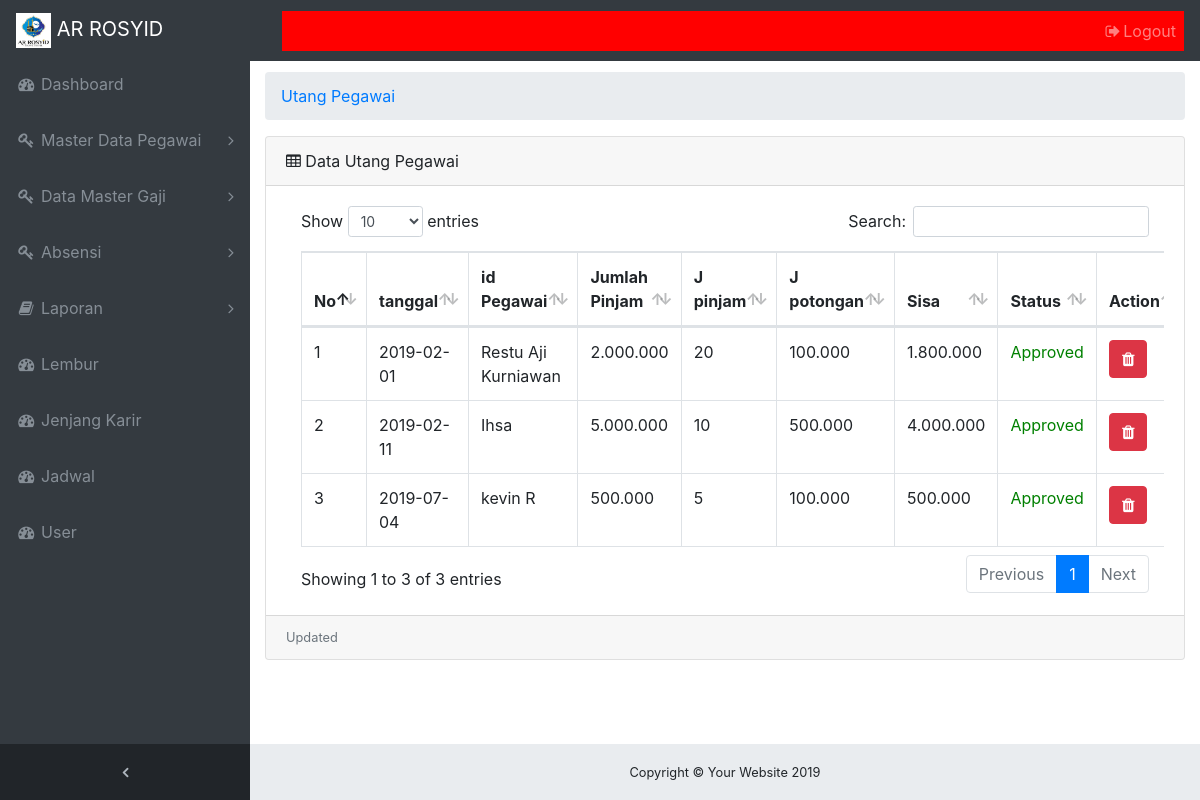
The app's page /piutang_pegawai.php (signed in) with its own data.
### tables this page shows
CREATE TABLE `piutang_pegawai` (
  `id_piutang` varchar(20) NOT NULL,
  `id_pegawai` varchar(20) NOT NULL,
  `tanggal` date NOT NULL,
  `j_pinjaman` varchar(50) NOT NULL,
  `j_cicilan` varchar(50) NOT NULL,
  `keterangan` varchar(65) NOT NULL,
  `acc` char(1) NOT NULL DEFAULT '0'
);

CREATE TABLE `karyawan` (
  `id_karyawan` varchar(20) NOT NULL,
  `nip` varchar(200) DEFAULT NULL,
  `nama_karyawan` varchar(200) DEFAULT NULL,
  `jk_karyawan` varchar(200) DEFAULT NULL,
  `tmpt_lahir` varchar(200) DEFAULT NULL,
  `tgl_lahir` date DEFAULT NULL,
  `agama` varchar(200) DEFAULT NULL,
  `tgl_masuk` date DEFAULT NULL,
  `alamat` varchar(200) DEFAULT NULL,
  `no_telpn` varchar(200) DEFAULT NULL,
  `pend_terakhir` varchar(200) DEFAULT NULL,
  `id_jabatan` varchar(20) DEFAULT NULL,
  `id_bagian` varchar(20) DEFAULT NULL,
  `id_status` varchar(20) NOT NULL,
  `no_npwp` varchar(20) NOT NULL,
  `anggota_koperasi` char(1) NOT NULL COMMENT '1 = anggota, 0 = bukan',
  `status_pernikahan` char(1) NOT NULL,
  `jml_anak` char(1) NOT NULL,
  `foto_pegawai` varchar(50) NOT NULL,
  `id_rfid` varchar(50) NOT NULL,
  `status` varchar(1) NOT NULL DEFAULT '1'
);

### piutang_pegawai.php (the view, shortened to what this page needs)
<!DOCTYPE html>
<html lang="en">
<?php
  global $link;
  $query = "SELECT karyawan.nama_karyawan, piutang_pegawai.id_piutang, piutang_pegawai.tanggal, piutang_pegawai.acc, piutang_pegawai.j_cicilan, piutang_pegawai.id_pegawai, IF(SUM(potongan_piutang.jumlah) > 0 , SUM(potongan_piutang.jumlah), '0')  AS total , piutang_pegawai.j_pinjaman,piutang_pegawai.j_pinjaman - IF(SUM(potongan_piutang.jumlah) > 0 , SUM(potongan_piutang.jumlah), '0') AS sisa FROM `potongan_piutang` RIGHT JOIN piutang_pegawai ON potongan_piutang.id_pegawai = piutang_pegawai.id_pegawai INNER JOIN karyawan ON karyawan.id_karyawan = piutang_pegawai.id_pegawai  GROUP BY piutang_pegawai.id_piutang";
  $sql = mysqli_query($link,$query);
?>
<?php  include('view/head.php'); ?>
<body class="fixed-nav sticky-footer bg-dark" id="page-top">
    <?php require_once "view/navigation.php" ; ?>
  <div class="content-wrapper">
    <div class="container-fluid">
      <ol class="breadcrumb">
        <li class="breadcrumb-item">
          <a href="piutang_pegawai.php">Utang Pegawai</a>
        </li>
      </ol>
          <div class="card mb-3">
          <div class="card-header">
          <i class="fa fa-table"></i> Data Utang Pegawai </div>
          <div class="card-body">
          <div class="table-responsive">
            <table class="table table-bordered" id="dataTable" width="100%" cellspacing="0">
              <thead>
                <tr>
                 <th>No</th>
                  <th>tanggal</th>
                  <th>id Pegawai</th>
                  <th>Jumlah Pinjam</th>
                  <th>J pinjam </th>
                  <th>J potongan</th>
                  <th>Sisa</th>
                  <th>Status</th>
                  <th>Action</th>
                </tr>
              </thead>
              <tbody>
                <?php
                $no = 1;
                  while($row = mysqli_fetch_array($sql)){
                ?>
                <tr>
                  <td><?php echo $no++ ?></td>
                  <td><?php echo$row['tanggal']; ?></td>
                  <td><?php echo $row['nama_karyawan']; ?></td>
                  <td><?php echo number_format($row['j_pinjaman'],0,".","."); ?></td>
                  <td><?php echo $row['j_cicilan']; ?></td>
                  <td><?php echo  number_format($row['j_pinjaman']/$row['j_cicilan'],0,".","."); ?></td>
                  <td><?php
                    if($row['sisa'] == 0){
                        echo 'LUNAS';
                    }else{
                      echo number_format($row['sisa'],0,".",".");
                    }
                   ?></td>
                   <td><?php
                  if( $row['acc'] == 0){
                    echo "<font color ="."red".">Waiting</font>";}
                    elseif($row['acc'] == 1){
                      echo"<font color="."green".">Approved</font>";}
                      else{
                        echo"<font color="."red".">Rejected</font>";
                      } ?></td>
                   <td>  <a href="piutang_pegawai_delete.php?id=<?php echo $row['id_piutang']; ?>" onclick="javascript: return confirm('Anda yakin hapus ?');">
                           <button class="btn btn-danger" name="hapus"> <i class="fa fa-trash"></i></button></a>
                  </td>
                </tr>
              <?php } ?>
              </tbody>
            </table>
          </div>
          </div>
                <div class="card-footer small text-muted">Updated </div>
        </div>
      </div>
    </div>
   <?php require_once "view/footer.php"; ?>
</body>
</html>

### css/sb-admin.css (style rules this page uses)
html { position: relative; min-height: 100%; }
body { overflow-x: hidden; }
body.sticky-footer { margin-bottom: 56px; }
body.sticky-footer .content-wrapper { min-height: calc(100vh - 56px - 56px); }
body.fixed-nav { padding-top: 56px; }
.content-wrapper { min-height: calc(100vh - 56px); padding-top: 1rem; }
.content-wrapper { overflow-x: hidden; background: white; }
@media (min-width: 992px) { .content-wrapper { margin-left: 250px; } }

### records on screen
piutang_pegawai: tanggal "2019-02-01", id_pegawai.nama_karyawan "Restu Aji Kurniawan", j_pinjaman "2.000.000", j_cicilan "20", $row['j_pinjaman']/$row['j_cicilan'] "100.000", sisa "1.800.000", acc "Approved"
piutang_pegawai: tanggal "2019-02-11", id_pegawai.nama_karyawan "Ihsa", j_pinjaman "5.000.000", j_cicilan "10", $row['j_pinjaman']/$row['j_cicilan'] "500.000", sisa "4.000.000", acc "Approved"
piutang_pegawai: tanggal "2019-07-04", id_pegawai.nama_karyawan "kevin R", j_pinjaman "500.000", j_cicilan "5", $row['j_pinjaman']/$row['j_cicilan'] "100.000", sisa "500.000", acc "Approved"
